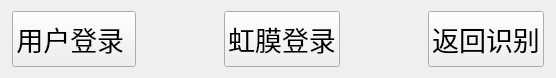
<?xml version="1.0" encoding="UTF-8"?>
<ui version="4.0">
 <class>SuspendBar</class>
 <widget class="QWidget" name="SuspendBar">
  <property name="geometry">
   <rect>
    <x>0</x>
    <y>0</y>
    <width>556</width>
    <height>78</height>
   </rect>
  </property>
  <property name="font">
   <font>
    <pointsize>20</pointsize>
    <weight>75</weight>
    <bold>true</bold>
   </font>
  </property>
  <property name="windowTitle">
   <string>Form</string>
  </property>
  <property name="autoFillBackground">
   <bool>true</bool>
  </property>
  <property name="styleSheet">
   <string notr="true">color:rgb(0, 0, 0)</string>
  </property>
  <layout class="QGridLayout" name="gridLayout_2">
   <property name="leftMargin">
    <number>12</number>
   </property>
   <property name="rightMargin">
    <number>12</number>
   </property>
   <property name="horizontalSpacing">
    <number>6</number>
   </property>
   <item row="0" column="0" colspan="2">
    <widget class="QWidget" name="widget" native="true">
     <layout class="QGridLayout" name="gridLayout">
      <property name="leftMargin">
       <number>0</number>
      </property>
      <property name="topMargin">
       <number>0</number>
      </property>
      <property name="rightMargin">
       <number>0</number>
      </property>
      <property name="bottomMargin">
       <number>0</number>
      </property>
      <property name="spacing">
       <number>12</number>
      </property>
      <item row="1" column="1">
       <layout class="QHBoxLayout" name="horizontalLayout">
        <property name="spacing">
         <number>6</number>
        </property>
        <property name="leftMargin">
         <number>0</number>
        </property>
        <property name="rightMargin">
         <number>0</number>
        </property>
        <item>
         <widget class="QPushButton" name="btnAdmin">
          <property name="sizePolicy">
           <sizepolicy hsizetype="Preferred" vsizetype="Preferred">
            <horstretch>0</horstretch>
            <verstretch>0</verstretch>
           </sizepolicy>
          </property>
          <property name="font">
           <font>
            <pointsize>20</pointsize>
           </font>
          </property>
          <property name="text">
           <string>用户登录 </string>
          </property>
          <property name="icon">
           <iconset resource="tx2_iris.qrc">
            <normaloff>:/image/登录.png</normaloff>:/image/登录.png</iconset>
          </property>
          <property name="iconSize">
           <size>
            <width>48</width>
            <height>48</height>
           </size>
          </property>
         </widget>
        </item>
        <item>
         <spacer name="horizontalSpacer">
          <property name="orientation">
           <enum>Qt::Horizontal</enum>
          </property>
          <property name="sizeHint" stdset="0">
           <size>
            <width>40</width>
            <height>20</height>
           </size>
          </property>
         </spacer>
        </item>
        <item>
         <widget class="QPushButton" name="btnIrisLogin">
          <property name="sizePolicy">
           <sizepolicy hsizetype="Preferred" vsizetype="Preferred">
            <horstretch>0</horstretch>
            <verstretch>0</verstretch>
           </sizepolicy>
          </property>
          <property name="font">
           <font>
            <pointsize>20</pointsize>
           </font>
          </property>
          <property name="text">
           <string>虹膜登录</string>
          </property>
          <property name="icon">
           <iconset resource="tx2_iris.qrc">
            <normaloff>:/image/人脸登录 (1).png</normaloff>:/image/人脸登录 (1).png</iconset>
          </property>
          <property name="iconSize">
           <size>
            <width>48</width>
            <height>48</height>
           </size>
          </property>
         </widget>
        </item>
        <item>
         <spacer name="horizontalSpacer_2">
          <property name="orientation">
           <enum>Qt::Horizontal</enum>
          </property>
          <property name="sizeHint" stdset="0">
           <size>
            <width>40</width>
            <height>20</height>
           </size>
          </property>
         </spacer>
        </item>
        <item>
         <widget class="QPushButton" name="btnIdent">
          <property name="sizePolicy">
           <sizepolicy hsizetype="Preferred" vsizetype="Preferred">
            <horstretch>0</horstretch>
            <verstretch>0</verstretch>
           </sizepolicy>
          </property>
          <property name="font">
           <font>
            <pointsize>20</pointsize>
           </font>
          </property>
          <property name="text">
           <string>返回识别</string>
          </property>
          <property name="icon">
           <iconset resource="tx2_iris.qrc">
            <normaloff>:/image/虹膜识别.png</normaloff>:/image/虹膜识别.png</iconset>
          </property>
          <property name="iconSize">
           <size>
            <width>48</width>
            <height>48</height>
           </size>
          </property>
         </widget>
        </item>
       </layout>
      </item>
     </layout>
    </widget>
   </item>
  </layout>
 </widget>
 <resources>
  <include location="tx2_iris.qrc"/>
 </resources>
 <connections/>
</ui>
